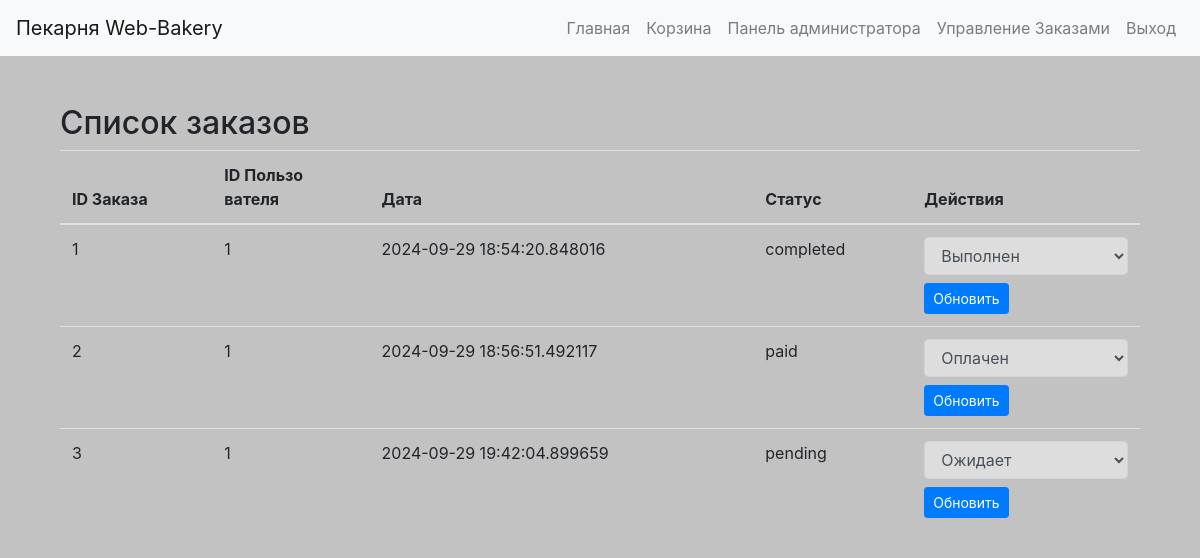
/orders (signed in), run on an earlier commit of the app's database.
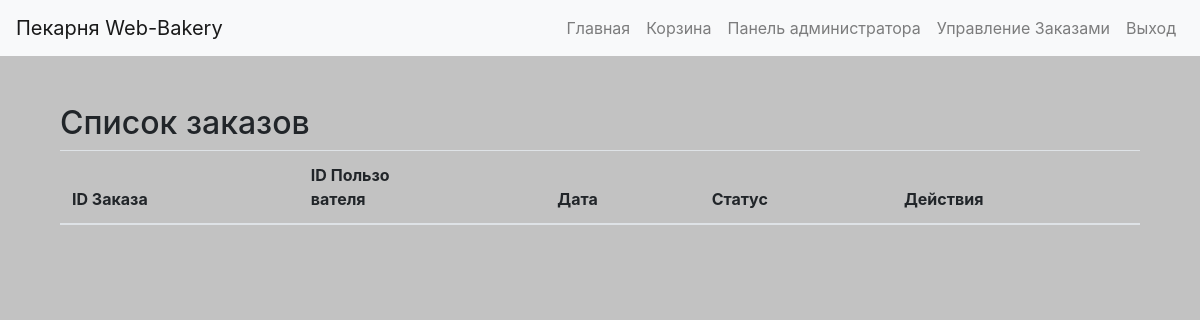
And on a later commit of the database.
### app/models.py (models this page shows, shortened)
class Purchase(db.Model):
    id = db.Column(db.Integer, primary_key=True)
    user_id = db.Column(db.Integer, db.ForeignKey('user.id'), nullable=False)
    created_at = db.Column(db.DateTime, default=datetime.now)
    status = db.Column(db.String(20), default='pending')  # Статус: 'pending', 'paid', 'completed'
    items = db.relationship('PurchaseItem', backref='purchase', lazy=True)

### app/routes.py (the view)
    def wrapper(*args, **kwargs):
        if not current_user.is_authenticated or (current_user.role != 'moderator' and current_user.role != 'admin'):
            abort(403)
        return func(*args, **kwargs)

### app/__init__.py (called while the page is built)
def create_app():
    app = Flask(__name__)
    app.config['SECRET_KEY'] = 'supedawrseddacreweqtkey'
    app.config['SQLALCHEMY_DATABASE_URI'] = 'sqlite:///bakery.db'
    app.config['SQLALCHEMY_TRACK_MODIFICATIONS'] = False
    db.init_app(app)
    migrate.init_app(app, db)
    login_manager.init_app(app)
    login_manager.login_view = 'main.login'
    login_manager.login_message = "Пожалуйста, войдите, чтобы получить доступ к этой странице."
    login_manager.login_message_category = "warning"
    from .models import User, Product, Category
    @login_manager.user_loader
    def load_user(user_id):
        return User.query.get(int(user_id))
    from . import routes
    app.register_blueprint(routes.bp)
    return app

### app/routes.py (called while the page is built)
def moder_required(func):
    def wrapper(*args, **kwargs):
        if not current_user.is_authenticated or (current_user.role != 'moderator' and current_user.role != 'admin'):
            abort(403)
        return func(*args, **kwargs)
    wrapper.__name__ = func.__name__
    return wrapper

@bp.route('/orders')
@login_required
@moder_required
def orders():
    purchases = Purchase.query.all()  # Получаем все заказы
    return render_template('orders.html', purchases=purchases)

### app/templates/orders.html
{% extends 'base.html' %}
{% block content %}
    <div class="container mt-5">
        <h2>Список заказов</h2>
        <table class="table">
            <thead>
                <tr>
                    <th>ID Заказа</th>
                    <th>ID Пользо <br class="hidden-mobile"> вателя</th>
                    <th>Дата</th>
                    <th>Статус</th>
                    <th>Действия</th>
                </tr>
            </thead>
            <tbody>
                {% for purchase in purchases %}
                    <tr>
                        <td>{{ purchase.id }}</td>
                        <td>{{ purchase.user_id }}</td>
                        <td>{{ purchase.created_at }}</td>
                        <td>{{ purchase.status }}</td>
                        <td>
                            <form method="POST" action="{{ url_for('main.update_order_status', order_id=purchase.id) }}">
                                <select name="status" class="form-control" style="background-color: rgb(221, 221, 221);">
                                    <option value="pending" {% if purchase.status == 'pending' %}selected{% endif %}>Ожидает</option>
                                    <option value="paid" {% if purchase.status == 'paid' %}selected{% endif %}>Оплачен</option>
                                    <option value="completed" {% if purchase.status == 'completed' %}selected{% endif %}>Выполнен</option>
                                </select>
                                <button type="submit" class="btn btn-primary btn-sm mt-2">Обновить</button>
                            </form>
                        </td>
                    </tr>
                {% endfor %}
            </tbody>
        </table>
    </div>
{% endblock %}

### app/templates/base.html (shortened to what this page needs)
<!DOCTYPE html>
<html lang="ru">
<head>
    <link rel="stylesheet" href="https://stackpath.bootstrapcdn.com/bootstrap/4.5.2/css/bootstrap.min.css">
    <link rel="stylesheet" href="../static/style.css">
</head>
<body>
    <nav class="navbar navbar-expand-lg navbar-light bg-light">
        <a class="navbar-brand" href="{{ url_for('main.index') }}">Пекарня Web-Bakery</a>
        <div class="collapse navbar-collapse" id="navbarNav">
            <ul class="navbar-nav ml-auto">
                <li class="nav-item">
                    <a class="nav-link" href="{{ url_for('main.index') }}">Главная</a>
                </li>
                <li>
                    <a class="nav-link" href="{{ url_for('main.cart') }}">Корзина</a>
                </li>
                {% if current_user.is_authenticated %}
                {% if current_user.role == 'admin' %}
                <li class="nav-item">
                    <a class="nav-link" href="{{ url_for('main.admin_panel') }}">Панель администратора</a>
                </li>
                <li class="nav-item">
                    <a class="nav-link" href="{{ url_for('main.orders') }}">Управление Заказами</a>
                </li>
                {% endif %}
                <li class="nav-item">
                    <a class="nav-link" href="{{ url_for('main.logout') }}">Выход</a>
                </li>
                {% else %}
                <li class="nav-item">
                    <a class="nav-link" href="{{ url_for('main.login') }}">Вход</a>
                </li>
                {% endif %}
            </ul>
        </div>
    </nav>
    <div class="container mt-4">
        {% block content %}{% endblock %}
    </div>
</body>
</html>

### app/static/style.css (style rules this page uses)
.container { z-index: 1; background-size: cover; }
.container:before { z-index: -1; position: absolute; opacity: 0.4; }
body { background-color: #c2c2c2; }
.navbar { background-color: #868686; }

What changed in the data, as far as the page shows it:
removed Purchase: id "1", user_id "1", created_at "2024-09-29 18:54:20.848016", status "completed", status "Выполнен"
removed Purchase: id "2", user_id "1", created_at "2024-09-29 18:56:51.492117", status "paid", status "Оплачен"
removed Purchase: id "3", user_id "1", created_at "2024-09-29 19:42:04.899659", status "pending", status "Ожидает"
